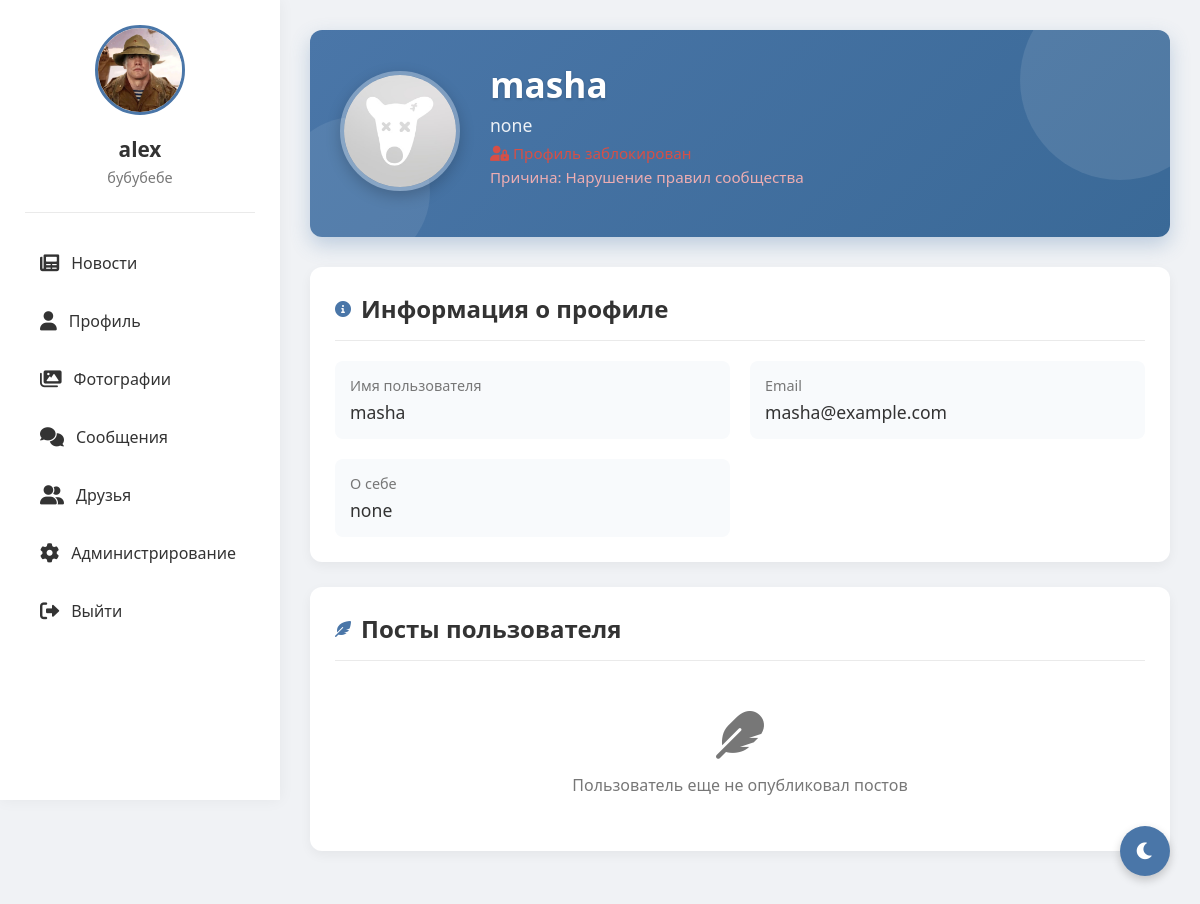
The app's page /profile/2 (signed in), older data.
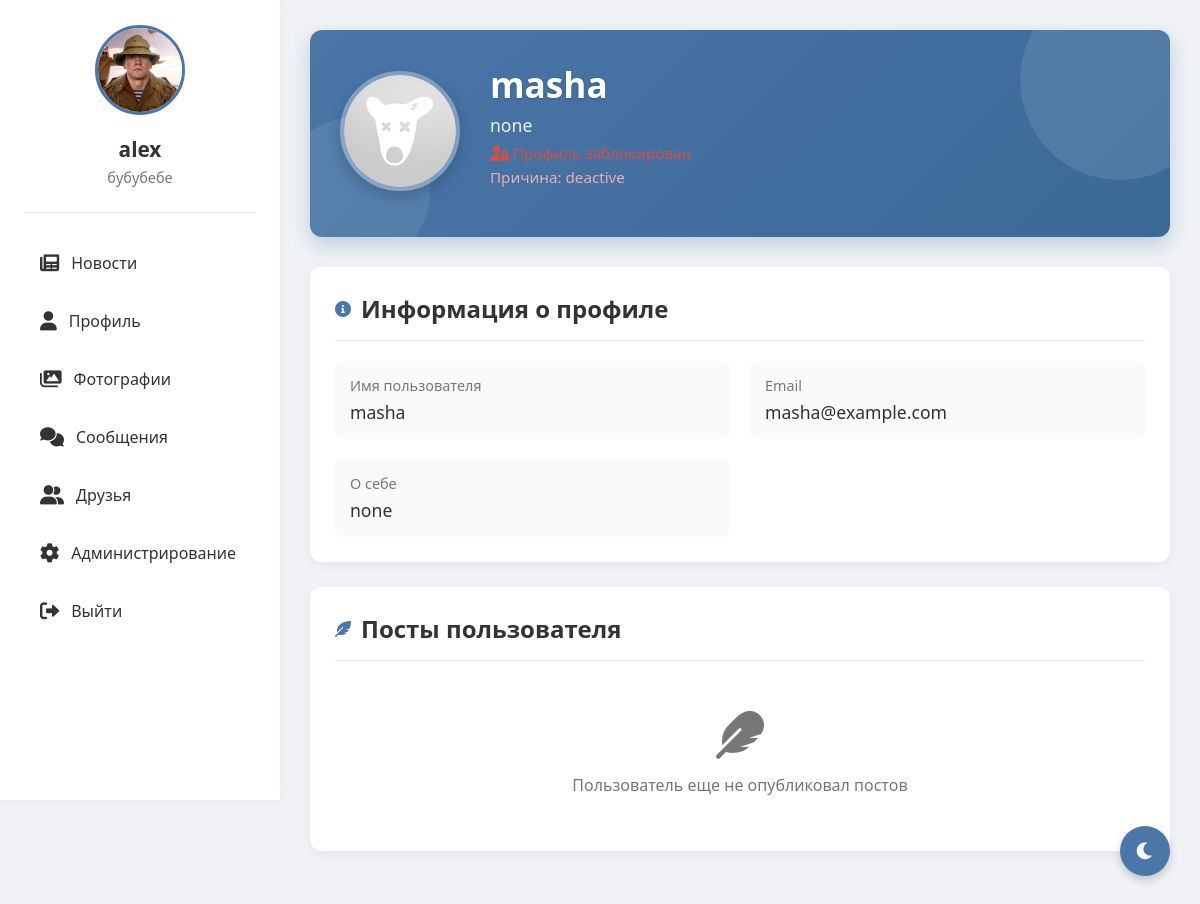
The same page, newer data.
### tables this page shows
CREATE TABLE users (
                id INTEGER PRIMARY KEY AUTOINCREMENT,
                username TEXT UNIQUE NOT NULL,
                password TEXT NOT NULL,
                email TEXT,
                bio TEXT,
                avatar TEXT, role TEXT DEFAULT 'user' CHECK(role IN ('admin', 'moderator', 'user')), is_online BOOLEAN DEFAULT FALSE, last_seen DATETIME, banner TEXT, is_blocked BOOLEAN DEFAULT 0, block_reason TEXT);

### routes/profile.py (the view, shortened to what this page needs)
@bp.route('/profile', methods=['GET', 'POST'], defaults={'user_id': None})
@bp.route('/profile/<int:user_id>', methods=['GET'])
def profile(user_id):
    if 'user_id' not in session:
        return redirect(url_for('auth.index'))
    if user_id is None:
        user_id = session['user_id']
        is_own_profile = True
    else:
        is_own_profile = (user_id == session['user_id'])
    conn = get_db()
    c = conn.cursor()
    c.execute("SELECT id, username, email, bio, avatar, role FROM users WHERE id = ?", (session['user_id'],))
    me = c.fetchone()
    current_user = {
        'id': me[0],
        'username': me[1],
        'email': me[2],
        'bio': me[3],
        'avatar': me[4],
        'role': me[5]
    } if me else None
    c.execute("SELECT id, username, email, bio, avatar, banner, is_online, last_seen, is_blocked, block_reason FROM users WHERE id = ?", (user_id,))
    user = c.fetchone()
    if not user:
        flash('Пользователь не найден', 'error')
        conn.close()
        return redirect(url_for('feed.feed'))
    user_data = {
        'id': user[0],
        'username': user[1],
        'email': user[2],
        'bio': user[3],
        'avatar': user[4],
        'banner': user[5],
        'is_online': bool(user[6]),
        'last_seen': user[7],
        'is_blocked': bool(user[8]),
        'block_reason': user[9]
    }
    block_moderator = None
    if user_data['is_blocked']:
        c.execute("""
            SELECT b.id, b.reason, b.created_at, u.username AS moderator
            FROM bans b LEFT JOIN users u ON b.moderator_id = u.id
            WHERE b.user_id = ?
            ORDER BY b.created_at DESC
            LIMIT 1
        """, (user_id,))
        last_ban = c.fetchone()
        if last_ban and last_ban['moderator']:
            block_moderator = last_ban['moderator']
    c.execute("SELECT id, content, timestamp FROM posts WHERE user_id = ? ORDER BY timestamp DESC", (user_id,))
    posts = c.fetchall()
    conn.close()
    return render_template('profile.html',
                         user=user_data,
                         current_user=current_user,
                         block_moderator=block_moderator,
                         posts=posts,
                         is_own_profile=is_own_profile)

### app.py (called while the page is built)
def banreason(value):
    if not value:
        return ''
    try:
        s = str(value)
        parts = s.split(':', 1)
        return parts[1].strip() if len(parts) == 2 else s
    except Exception:
        return value

@app.before_request
def enforce_account_block():
    try:
        if request.path.startswith('/static') or request.path.startswith('/socket.io'):
            return None
        if request.endpoint in {'auth.blocked', 'auth.index', 'static.static_files'}:
            return None
        if 'user_id' not in session:
            return None
        from models import get_db
        conn = get_db()
        c = conn.cursor()
        c.execute('SELECT is_blocked, block_reason FROM users WHERE id = ?', (session['user_id'],))
        row = c.fetchone()
        conn.close()
        if row and row['is_blocked']:
            reason = row['block_reason'] or 'Профиль заблокирован администратором'
            return render_template('blocked.html', reason=reason)
    except Exception:
        return None

### models.py (called while the page is built)
def get_db():
    conn = sqlite3.connect('social_network.db')
    conn.row_factory = sqlite3.Row
    return conn

### templates/profile.html (shortened to what this page needs)
<!DOCTYPE html>
<html lang="ru">
<head>
    <link href="https://cdnjs.cloudflare.com/ajax/libs/font-awesome/6.0.0/css/all.min.css" rel="stylesheet">
</head>
<body>
    <div class="app-container">
        <div class="sidebar">
            <div class="profile-card">
                <img src="{{ url_for('static', filename='uploads/' + current_user.avatar) if current_user and current_user.avatar else url_for('static', filename='uploads/default_avatar.png') }}"
                     alt="Avatar"
                     id="sidebar-avatar"
                     onerror="this.onerror=null; this.src='{{ url_for('static', filename='uploads/default_avatar.png') }}'">
                <h3>{{ current_user.username if current_user else 'Профиль' }}</h3>
                <p>{{ current_user.bio if current_user else 'Статус не указан' }}</p>
            </div>
            <div class="nav">
                <a href="{{ url_for('feed.feed') }}">
                    <i class="fas fa-newspaper"></i> Новости
                </a>
                <a href="{{ url_for('profile.profile') }}">
                    <i class="fas fa-user"></i> Профиль
                </a>
                <a href="{{ url_for('gallery.gallery') }}">
                    <i class="fas fa-images"></i> Фотографии
                </a>
                <a href="{{ url_for('messages.messages') }}" {% if active_page == 'messages' %}class="active"{% endif %}>
                    <i class="fas fa-comments"></i> Сообщения
                </a>
                <a href="{{ url_for('friends.friends') }}" {% if active_page == 'friends' %}class="active"{% endif %}>
                    <i class="fas fa-user-friends"></i> Друзья
                </a>
                {% if current_user and current_user.role == 'admin' %}
                <a href="{{ url_for('admin.admin') }}" {% if active_page == 'admin' %}class="active"{% endif %}>
                    <i class="fas fa-cog"></i> Администрирование
                </a>
                {% endif %}
                <a href="{{ url_for('static.logout') }}">
                    <i class="fas fa-sign-out-alt"></i> Выйти
                </a>
            </div>
        </div>
        <div class="content">
            <div class="profile-header">
                <div class="profile-avatar">
                    <img src="{{ url_for('static', filename='uploads/' + user.avatar) if user.avatar else url_for('static', filename='uploads/default_avatar.png') }}"
                         alt="Avatar"
                         id="header-avatar"
                         onerror="this.onerror=null; this.src='{{ url_for('static', filename='uploads/default_avatar.png') }}'">
                </div>
                <div class="profile-info">
                    <h1>{{ user.username }}</h1>
                    <p>{{ user.bio or 'Пользователь социальной сети' }}</p>
                    <p style="margin-top:6px; font-size:0.95rem;">
                        {% if user.is_blocked %}
                            <span style="color:#e74c3c"><i class="fas fa-user-lock"></i> Профиль заблокирован</span>
                            {% if user.block_reason %}
                                <span style="display:block; color:#ffb4b4; margin-top:4px;">Причина: {{ user.block_reason | banreason }}</span>
                            {% endif %}
                        {% else %}
                            {% if user.is_online %}
                                <span style="color:#2ecc71"><i class="fas fa-circle"></i> онлайн</span>
                            {% else %}
                                <span style="color:#999"><i class="fas fa-clock"></i> был(а) {{ user.last_seen | datetimeformat }}</span>
                            {% endif %}
                        {% endif %}
                    </p>
                    <div class="profile-stats">
                    </div>
                </div>
            </div>
            <div class="section">
                <div class="section-title">
                    <i class="fas fa-info-circle"></i>
                    <h2>Информация о профиле</h2>
                </div>
                <div class="info-grid">
                    <div class="info-item">
                        <label>Имя пользователя</label>
                        <p>{{ user.username }}</p>
                    </div>
                    <div class="info-item">
                        <label>Email</label>
                        <p>{{ user.email or 'Не указан' }}</p>
                    </div>
                    <div class="info-item">
                        <label>О себе</label>
                        <p>{{ user.bio or 'Не указано' }}</p>
                    </div>
                </div>
            </div>
            <div class="section user-posts">
                <div class="section-title">
                    <i class="fas fa-feather-alt"></i>
                    <h2>Посты пользователя</h2>
                </div>
                {% if posts %}
                    {% for post in posts %}
                    <div class="post-item">
                        <div class="post-content">{{ post[1] }}</div>
                        <div class="post-time">{{ post[2] | datetimeformat }}</div>
                        {% if is_own_profile %}
                        <form method="POST" action="{{ url_for('profile.delete_post', post_id=post[0]) }}">
                            <button type="submit" class="delete-btn" onclick="return confirm('Удалить этот пост?')">
                                <i class="fas fa-trash"></i>
                            </button>
                        </form>
                        {% endif %}
                    </div>
                    {% endfor %}
                {% else %}
                    <div class="empty-posts">
                        <i class="fas fa-feather"></i>
                        <p>Пользователь еще не опубликовал постов</p>
                    </div>
                {% endif %}
            </div>
        </div>
    </div>
    <button class="theme-toggle" id="themeToggle">
        <i class="fas fa-moon"></i>
    </button>
</body>
</html>

### templates/profile.html (style rules this page uses)
:root { --bg-primary: #f0f2f5; --bg-secondary: #fff; --bg-header: linear-gradient(135deg, #4a76a8, #3a6997); --text-primary: #333; --text-secondary: #777; --border-color: #eaeaea; --shadow: 0 4px 12px rgba(0, 0, 0, 0.05); --section-bg: #fff; --info-bg: #f8fafc; --nav-hover: #f0f2f5; --active-color: #4a76a8; --delete-btn: #e74c3c; --delete-hover: #c0392b; }
* { margin: 0; padding: 0; box-sizing: border-box; transition: background-color 0.3s, color 0.3s; }
body { font-family: 'Segoe UI', Tahoma, Geneva, Verdana, sans-serif; background: var(--bg-primary); color: var(--text-primary); min-height: 100vh; }
.app-container { display: flex; min-height: 100vh; }
.sidebar { width: 280px; background: var(--bg-secondary); padding: 25px; box-shadow: 0 0 15px rgba(0,0,0,0.05); position: fixed; height: 100vh; z-index: 100; }
.profile-card { text-align: center; padding-bottom: 25px; border-bottom: 1px solid var(--border-color); margin-bottom: 25px; }
.profile-card img { width: 90px; height: 90px; border-radius: 50%; object-fit: cover; border: 3px solid var(--active-color); }
.profile-card h3 { margin: 15px 0 5px; font-size: 1.3rem; }
.profile-card p { color: var(--text-secondary); font-size: 0.9rem; }
.nav { margin-top: 15px; }
.nav a { display: flex; align-items: center; padding: 14px 15px; text-decoration: none; color: var(--text-primary); border-radius: 8px; margin-bottom: 8px; transition: all 0.2s; }
.nav a i { margin-right: 12px; font-size: 1.2rem; }
.content { flex: 1; margin-left: 280px; padding: 30px; background: var(--bg-primary); }
.profile-header { background: var(--bg-header); border-radius: 12px; padding: 30px; margin-bottom: 30px; color: white; display: flex; align-items: center; box-shadow: 0 8px 20px rgba(74, 118, 168, 0.3); position: relative; overflow: hidden; }
.profile-header::before { content: ""; position: absolute; top: -50px; right: -50px; width: 200px; height: 200px; background: rgba(255, 255, 255, 0.1); border-radius: 50%; }
.profile-header::after { content: ""; position: absolute; bottom: -30px; left: -30px; width: 150px; height: 150px; background: rgba(255, 255, 255, 0.08); border-radius: 50%; }
.profile-avatar { position: relative; margin-right: 30px; z-index: 2; }
.profile-avatar img { width: 120px; height: 120px; border-radius: 50%; object-fit: cover; border: 4px solid rgba(255, 255, 255, 0.3); box-shadow: 0 5px 15px rgba(0, 0, 0, 0.2); }
.profile-info { z-index: 2; }
.profile-info h1 { font-size: 2.2rem; margin-bottom: 5px; text-shadow: 0 1px 3px rgba(0,0,0,0.2); }
.profile-info p { font-size: 1.1rem; opacity: 0.9; max-width: 600px; }
.profile-stats { display: flex; margin-top: 15px; }
.section { background: var(--section-bg); border-radius: 12px; padding: 25px; margin-bottom: 25px; box-shadow: var(--shadow); }
.section-title { margin-bottom: 20px; padding-bottom: 15px; border-bottom: 1px solid var(--border-color); color: var(--text-primary); display: flex; align-items: center; }
.section-title h2 { font-size: 1.5rem; }
.section-title i { margin-right: 10px; color: var(--active-color); }
.info-grid { display: grid; grid-template-columns: repeat(auto-fill, minmax(300px, 1fr)); gap: 20px; }
.info-item { padding: 15px; border-radius: 8px; background: var(--info-bg); }
.info-item label { display: block; color: var(--text-secondary); font-size: 0.9rem; margin-bottom: 5px; }
.info-item p { font-size: 1.1rem; color: var(--text-primary); }
.empty-posts { text-align: center; padding: 30px; color: var(--text-secondary); }
.empty-posts i { font-size: 3rem; color: var(--text-secondary); margin-bottom: 15px; }
.theme-toggle { position: fixed; bottom: 30px; right: 30px; width: 50px; height: 50px; border-radius: 50%; background: var(--active-color); color: white; border: none; cursor: pointer; display: flex; align-items: center; justify-content: center; box-shadow: 0 4px 10px rgba(0, 0, 0, 0.2); z-index: 1000; font-size: 1.2rem; }

Row changes from the older to the newer data that the page shows:
changed users "masha": block_reason|banreason "Нарушение правил сообщества" → "deactive"
